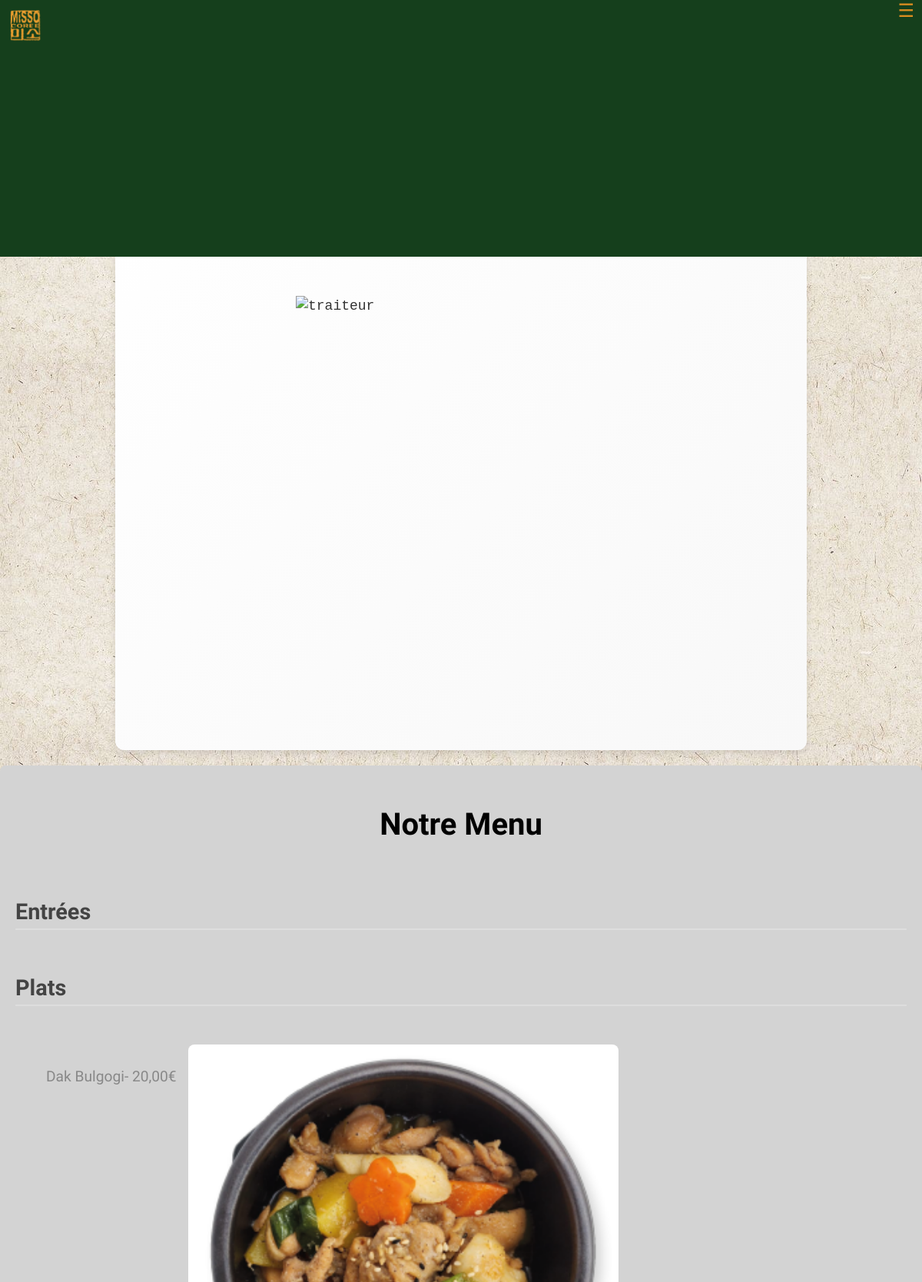
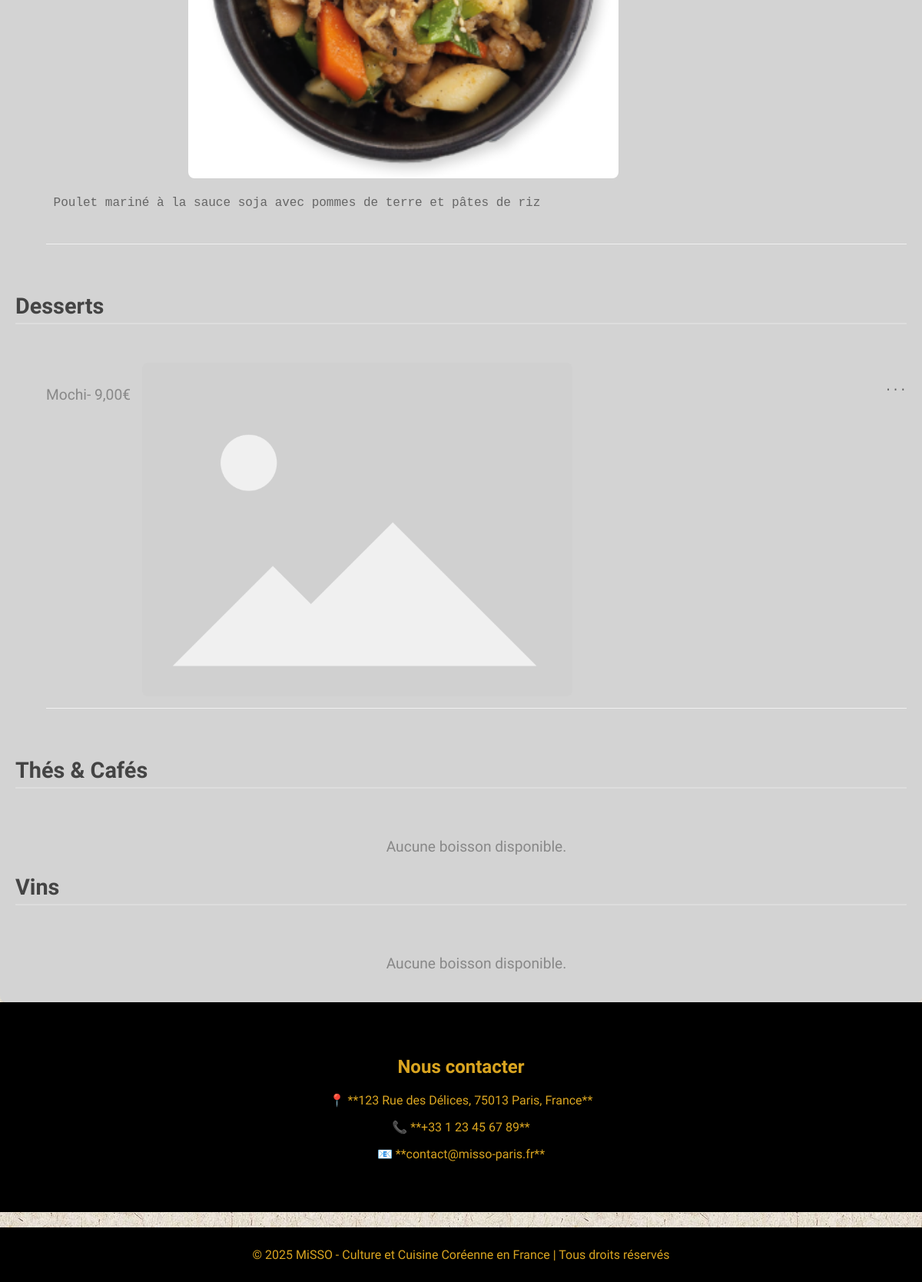
Screenshot of /restaurants/traiteur/ with the database file from the repository (2 pictures, top to bottom).
### menu/models.py (models this page shows, shortened)
class Menu(models.Model):
    nom = models.CharField(max_length=100, unique=True)
    restaurant = models.ForeignKey(Restaurant, on_delete=models.CASCADE)
    visible = models.BooleanField(default=True)
    priorite = models.PositiveIntegerField(default =0, blank =False, null=False)

class CategoriePlat(models.Model):
    nom  = models.CharField(max_length=100, unique=True)
    description = models.TextField(blank=True, null=True)
    priorite = models.PositiveIntegerField(default =0, blank =False, null=False)

class Plat(models.Model):
    menu = models.ForeignKey(Menu, on_delete=models.CASCADE)
    categorie = models.ForeignKey(CategoriePlat, on_delete=models.CASCADE)
    nom  = models.CharField(max_length=100, unique=True)
    prix = models.DecimalField(max_digits=6, decimal_places=2)
    description = models.TextField(blank=True, null=True)
    image_path = models.CharField(max_length=255, blank=True, null=True)
    priorite = models.PositiveIntegerField(default =0, blank =False, null=False)

class CategorieBoisson(models.Model):
    nom  = models.CharField(max_length=100, unique=True)
    description = models.TextField(blank=True, null=True)
    priorite = models.PositiveIntegerField(default =0, blank =False, null=False)

### menu/views.py (the view)
# urls.py: path('<str:restaurant_nom>/', menu, name='menu'),
def menu(request,restaurant_nom):
    restaurant = get_object_or_404(Restaurant, nom=restaurant_nom)
    menus = Menu.objects.filter(restaurant=restaurant).order_by("priorite")
    categoriesPlats = CategoriePlat.objects.all().order_by("priorite")
    categoriesBoissons= CategorieBoisson.objects.all().order_by("priorite")
    plats = Plat.objects.filter(categorie__in=categoriesPlats, menu__in=menus).order_by("priorite")
    accompagnementsPlats = AccompagnementPlat.objects.filter(plat__in=plats).order_by("priorite")
    boissons = Boisson.objects.filter(categorie__in=categoriesBoissons, menu__in=menus).order_by("priorite")
    accompagnementsBoissons = AccompagnementBoisson.objects.filter(boisson__in=boissons).order_by("priorite")
    return render(request, 'menu/restaurant.html', { 'restaurant': restaurant,'menus': menus, 'categoriesPlats': categoriesPlats, 'plats': plats, 'accompagnementsPlats':accompagnementsPlats, 'categoriesBoissons': categoriesBoissons, 'boissons':boissons,'accompagnementsBoissons':accompagnementsBoissons})

### menu/templates/menu/restaurant.html
{% extends "menu/base.html" %}
{% load static %}
{% block title%}
<pre>{{restaurant.titre}}</pre>
{%endblock%}
{% block main%}
<pre>{{restaurant.description}}</pre>
{% if restaurant.image_path%}
  <img src='{% static '{{restaurant.image_path}}' %}' alt={{restaurant.nom}}>
{%endif%}
{%endblock%}
{% block content %}
  {%for menu in menus%}
    {%if menu.visible%}
      {%include 'partials/menu.html'%}
    {%endif%}
    {%empty%}
    <p>Aucun menu disponible</p>
  {%endfor%}
{% endblock %}

### menu/templates/partials/menu.html (shortened to what this page needs)
{% load static %}
{% block content %}
<section id="menu" class="menu">
    <div class="menu-container">
        <h1>Notre Menu</h1><br>
        {% for categorie in categoriesPlats %}
            <h2>{{ categorie.nom }}</h2><br>
            <ol class="plats">
                {% for item in plats %}
                    {% if item.categorie.id == categorie.id and item.menu.id == menu.id %}
                        <li class="menu-item">
                            <p class="nom">{{ item.nom }}</p>
                            <p class="prix">- {{ item.prix }}€</p><br>
                            {% if item.image_path %}
                                <img src="{% static item.image_path %}" alt="{{ item.nom }}"><br>
                            {% endif %}<br>
                            <pre><p class="description"> {{ item.description }}</p></pre>
                        </li><br>
                    {% endif %}
                {% empty %}
                    <p>Aucun plat disponible.</p>
                {% endfor %}
            </ol>
        {% empty %}
            <p>Aucune catégorie disponible.</p>
        {% endfor %}
        {% for categorie in categoriesBoissons %}
        <h2>{{ categorie.nom }}</h2><br>
        <ol class="boissons">
            {% for item in boissons %}
                {% if item.categorie.id == categorie.id  and item.menu.id == menu.id%}
                    <li class="menu-item">
                        <p class="nom">{{ item.nom }}</p><br>
                        {% if item.prixBouteille %}
                        <p class="prix">Verre - {{ item.prixVerre}}€</p><br>
                        <p class="prix">Bouteille - {{ item.prixBouteille }}€</p><br>
                        {% else %}
                            <p class="prix">- {{ item.prixVerre }}€</p><br>
                        {%endif%}
                        {% if item.image_path %}
                            <img src="{% static item.image_path %}" alt="{{ item.nom }}"><br>
                        {% endif %}<br>
                        <pre><p class="description"> {{ item.description }}</p></pre>
                        <ul class="accompagnements">
                        {% for accompagnement in accompanementsBoissons %}
                            {% if item.id == accompagnement.plat.id %}
                                <li class ="accompagnement">
                                <p class="nom">{{ accompagnement.nom }}</p>
                                <p class="prix">+ ${{ accompagnement.prix }}</p><br>
                                {% if accompagnement.image_path %}
                                    <img src="{% static accompagnement.image_path %}" alt="{{ accompagnement.nom }}"><br>
                                {% endif %}<br>
                                <pre><p class="description"> {{ accompagnement.description }}</p></pre>
                                </li>
                            {% endif %}<br>
                        {% endfor %}
                        </ul>
                    </li><br>
                {% endif %}
                {% empty %}
                <p>Aucune boisson disponible.</p>
            {% endfor %}
        </ol>
    {% empty %}
        <p>Aucune catégorie disponible.</p>
    {% endfor %}
    </div>
</section>
{% endblock %}

### utilisateurs/static/utilisateurs/restaurant.css (style rules this page uses)
body { font-family: 'Quicksand', sans-serif; margin: 0; padding: 0; display: block; overflow-y: auto; min-height: 100vh; background-image: url('../restaurant/img/texture.jpg'); margin: 0; padding: 0; }
img { display: block; margin-left: auto; margin-right: auto; width: 50%; }
pre { white-space: pre-wrap; white-space: -moz-pre-wrap; white-space: -pre-wrap; white-space: -o-pre-wrap; word-wrap: break-word; }
.menu-container { max-width: 1200px; margin: 0 auto; padding: 20px; background-color: lightgrey; box-shadow: 0 4px 8px rgba(0, 0, 0, 0.1); border-radius: 8px; overflow: hidden; color:black; }
.menu-container h1 { font-size: 2.5rem; color: black; text-align: center; margin-bottom: 30px; }
.menu-container h2 { font-size: 1.8rem; color: #444; margin-bottom: 15px; padding-bottom: 5px; border-bottom: 2px solid #ddd; }
.menu-item { display: flex; flex-wrap: wrap; align-items: flex-start; justify-content: space-between; margin-bottom: 20px; border-bottom: 1px solid #f0f0f0; padding-bottom: 15px; }
.menu-item .description { font-size: 1rem; color: #666; margin-top: 10px; flex: 1; }
.menu-item img { border-radius: 8px; margin-left: 15px; object-fit: cover; }
.menu-container p { font-size: 1.2rem; color: #888; text-align: center; margin-top: 30px; }

### utilisateurs/static/utilisateurs/navigation.css (style rules this page uses)
* { box-sizing: border-box; }
body { margin-top: 70px; }

### rows the page displays
CategoriePlat: nom "Entrées"
CategoriePlat: nom "Plats"
Plat: nom "Dak Bulgogi", prix "20,00", image_path (picture), description "Poulet mariné à la sauce soja avec pommes de terre et pâtes de riz"
CategoriePlat: nom "Desserts"
Plat: nom "Mochi", prix "9,00", image_path (placeholder picture), description "..."
CategorieBoisson: nom "Thés & Cafés"
CategorieBoisson: nom "Vins"
